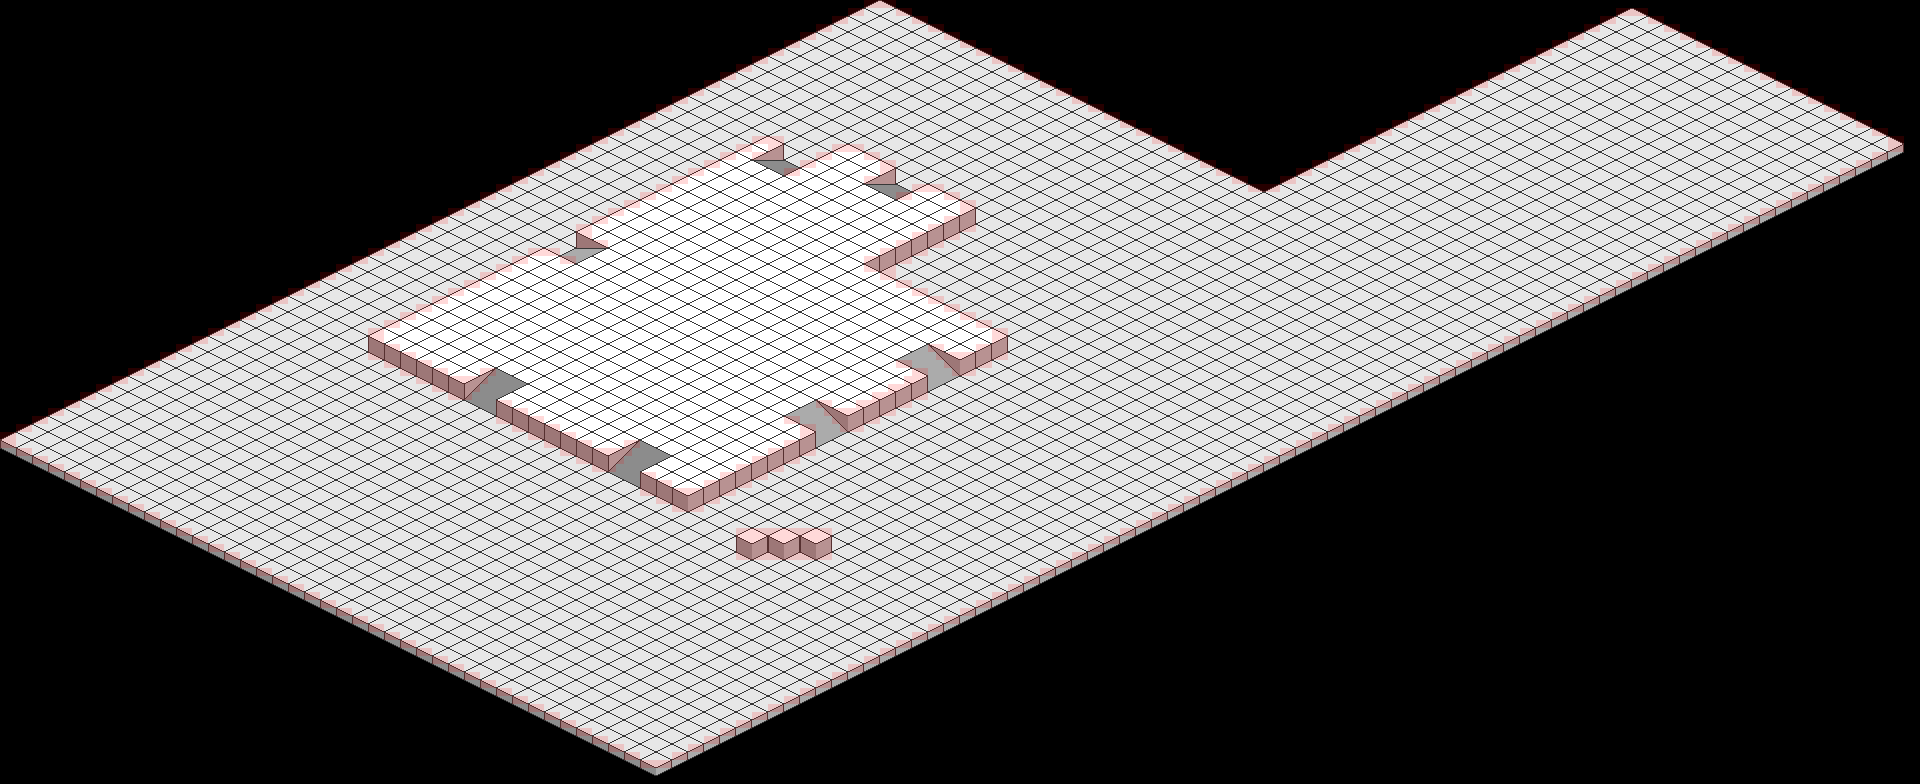

This is a level from a 2D game, rendered from its Tiled map with the project's own tilesets. A one-line summary and the map file follow, with tile-layer data summarised:
An orthogonal 240x98 tile map with 8x8 px tiles, 7 tile layers (Underground, Level 0 (Low Ground), Level 1, Level 2 (Ground), ...).

<map version="1.10" tiledversion="1.10.2" orientation="orthogonal" renderorder="right-down" width="240" height="98" tilewidth="8" tileheight="8" infinite="0" nextlayerid="11" nextobjectid="1">
 <tileset firstgid="1" source="tileset-0.tsx" />
 <layer id="2" name="Underground" width="240" height="98">
  <properties>
   <property name="is_obstacle" type="bool" value="true" />
  </properties>
  <data>[23520 cells, 476 non-empty, 8 distinct tile ids]</data>
 </layer>
 <layer id="1" name="Level 0 (Low Ground)" width="240" height="98">
  <properties>
   <property name="level" type="int" value="0" />
  </properties>
  <data>[23520 cells, 10822 non-empty, 16 distinct tile ids]</data>
 </layer>
 <layer id="4" name="Level 1" width="240" height="98">
  <properties>
   <property name="level" type="int" value="1" />
  </properties>
  <data>[23520 cells, 508 non-empty, 140 distinct tile ids]</data>
 </layer>
 <layer id="5" name="Level 2 (Ground)" width="240" height="98">
  <properties>
   <property name="level" type="int" value="2" />
  </properties>
  <data>[23520 cells, 1918 non-empty, 20 distinct tile ids]</data>
 </layer>
 <layer id="9" name="Level 3" width="240" height="98">
  <properties>
   <property name="level" type="int" value="3" />
  </properties>
  <data>[23520 cells, 0 non-empty, 0 distinct tile ids]</data>
 </layer>
 <layer id="10" name="Level 4 (High Ground)" width="240" height="98">
  <properties>
   <property name="level" type="int" value="4" />
  </properties>
  <data>[23520 cells, 0 non-empty, 0 distinct tile ids]</data>
 </layer>
 <layer id="7" name="Obstacles" width="240" height="98" opacity="0.15">
  <properties>
   <property name="render" type="bool" value="false" />
  </properties>
  <data>[23520 cells, 910 non-empty, 1 distinct tile ids]</data>
 </layer>
</map>
